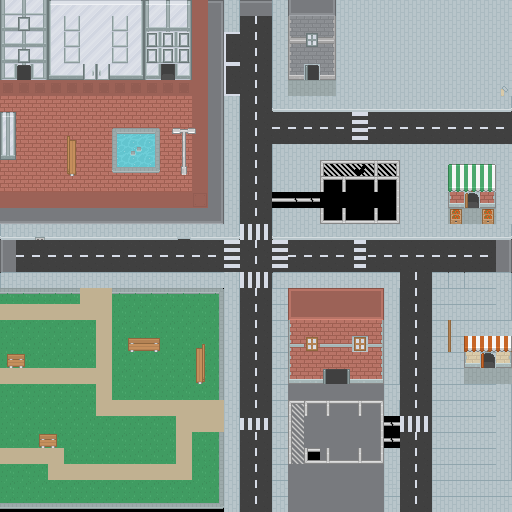

A level layout from a 2D game, rendered from its tile map. Below: a short description, then the map file with tile-grid data replaced by summaries:
An orthogonal 32x32 tile map with 16x16 px tiles, 3 tile layers (Base Layer, Buildings Layer, Decoration Layer), 1 hidden layer not drawn, 2 tilesets.

<map version="1.2" tiledversion="1.2.4" orientation="orthogonal" renderorder="right-down" width="32" height="32" tilewidth="16" tileheight="16" infinite="0" nextlayerid="27" nextobjectid="13">
 <tileset firstgid="1" source="city_tiles/roguelikeCity_tile_set.tsx" />
 <tileset firstgid="1037" source="../collision_tile_set.tsx" />
 <layer id="12" name="Base Layer" width="32" height="32" locked="1">
  <data>[1024 cells, 1020 non-empty, 58 distinct tile ids]</data>
 </layer>
 <layer id="23" name="Buildings Layer" width="32" height="32" locked="1">
  <data>[1024 cells, 154 non-empty, 86 distinct tile ids]</data>
 </layer>
 <layer id="24" name="Decoration Layer" width="32" height="32" locked="1">
  <data>[1024 cells, 73 non-empty, 38 distinct tile ids]</data>
 </layer>
 <layer id="26" name="Collision Layer" width="32" height="32" visible="0" opacity="0.56">
  <data>[1024 cells, 104 non-empty, 2 distinct tile ids]</data>
 </layer>
</map>
